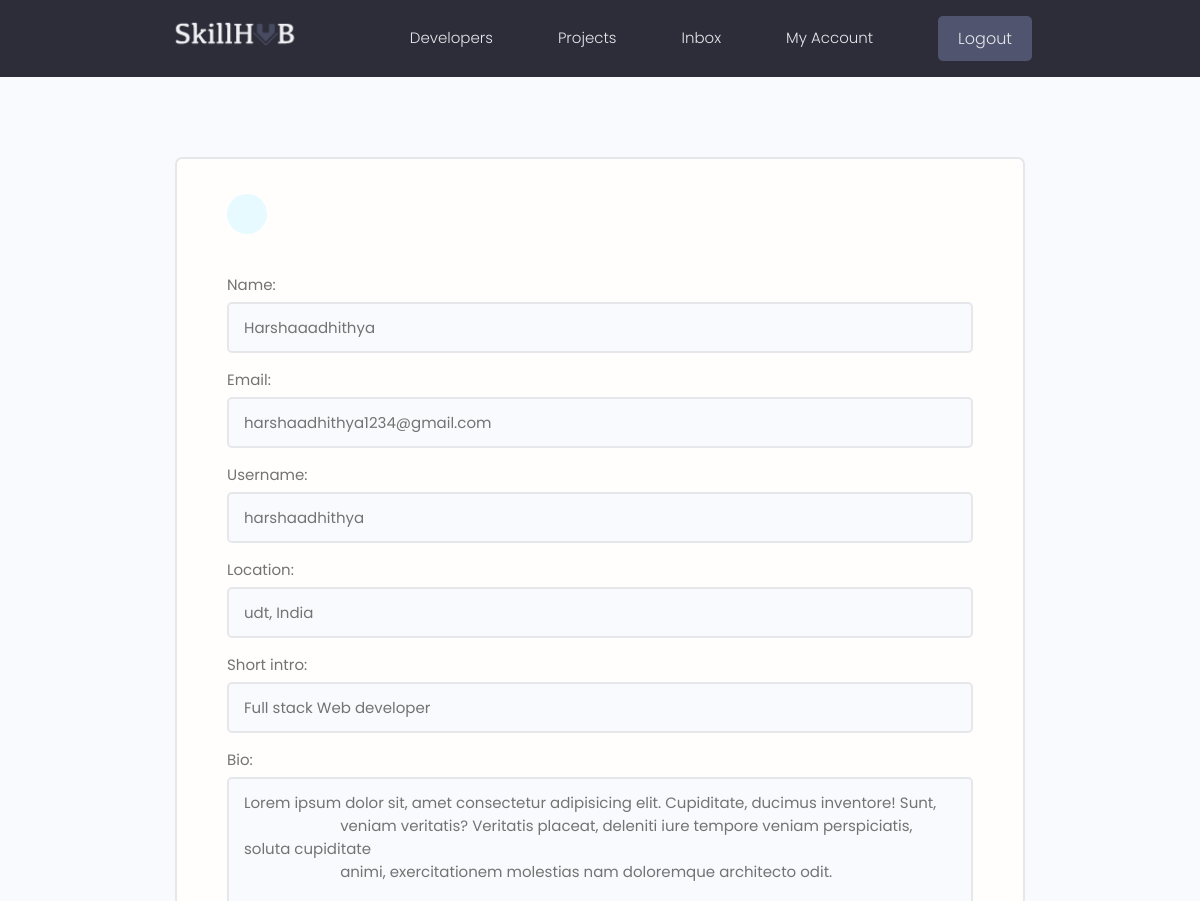
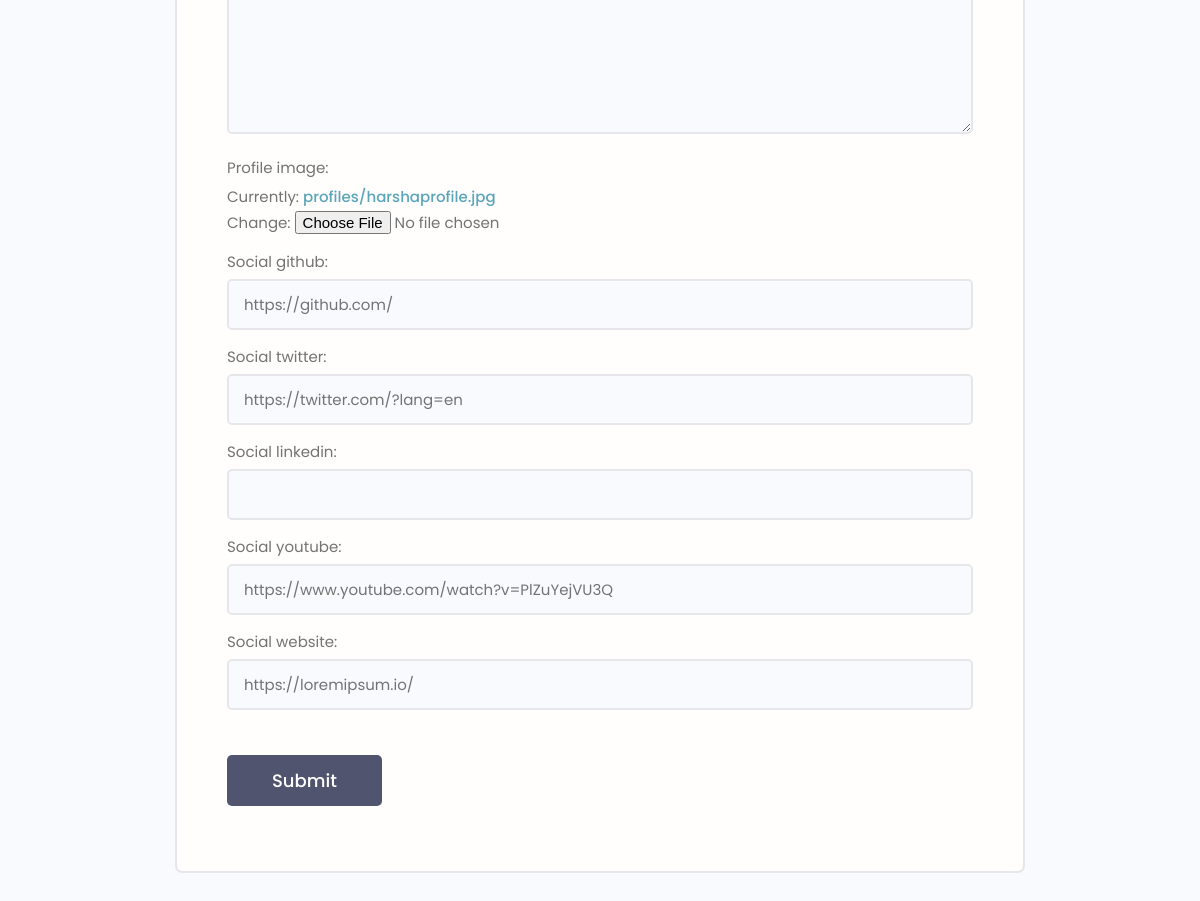
Page /edit-account/ (signed in) on the committed database (2 pictures, top to bottom).
### users/models.py (models this page shows, shortened)
class Profile(models.Model):
    user=models.OneToOneField(User,on_delete=models.CASCADE,null=True,blank=True)
    name=models.CharField(max_length=200,null=True,blank=True)
    email=models.EmailField(max_length=400,null=True,blank=True)
    username=models.CharField(max_length=200,null=True,blank=True)
    location=models.CharField(max_length=200,null=True,blank=True)
    short_intro=models.CharField(max_length=200,null=True,blank=True)
    bio=models.TextField(blank=True,null=True)
    profile_image=models.ImageField(null=False,blank=False,upload_to='profiles/',default='profiles/user-default.png')
    social_github=models.CharField(max_length=200,null=True,blank=True)
    social_twitter=models.CharField(max_length=200,null=True,blank=True)
    social_linkedin=models.CharField(max_length=200,null=True,blank=True)
    social_youtube=models.CharField(max_length=200,null=True,blank=True)
    social_website=models.CharField(max_length=200,null=True,blank=True)
    created=models.DateTimeField(auto_now_add=True)
    id=models.UUIDField(default=uuid.uuid4,unique=True,primary_key=True,editable=False)
    class Meta:
        ordering=['-created']

### users/views.py (the view)
# urls.py: path('edit-account/',views.edit_account,name='edit-account'),
@login_required(login_url='login')
def edit_account(request):
    profile_data=request.user.profile
    form=edit_account_form(instance=profile_data)
    if request.method=='POST':
        form=edit_account_form(request.POST,request.FILES,instance=profile_data)
        if form.is_valid():
            form.save()
            return redirect('my-account')
    context={'form':form}
    return render(request,'users/edit_my_account.html',context)

### users/templates/users/edit_my_account.html (shortened to what this page needs)
{% extends 'main.html' %}
{% block content %}
<main class="formPage my-xl">
    <div class="content-box">
        <div class="formWrapper">
            <a class="backButton" href="{% url 'my-account' %}"></a>
            <br>
            <form class="form" action="{% url 'edit-account' %}" method="POST" enctype="multipart/form-data">
                {% for field in form %}
                    <div class="form__field">
                        <label for="formInput#text">{{field.label}}: </label>
                        {{field}}
                    </div>
                {% endfor %}
                <input class="btn btn--sub btn--lg  my-md" type="submit" value="Submit" />
            </form>
        </div>
    </div>
</main>
{% endblock %}

### static/styles/app.css (style rules this page uses)
:root { --color-sub: #2d2d39; }
.btn--sub { background-color: var(--color-sub-light); }
.content-box { width: 95%; max-width: 85rem; margin: 0 auto; }
.backButton { background: var(--color-main-light); color: var(--color-main); width: 4rem; height: 4rem; display: flex; align-items: center; justify-content: center; border-radius: 50%; }
.formPage .formWrapper { list-style: none; background: var(--color-white); padding: 3.5rem 5rem; border: 2px solid var(--color-light); border-radius: 0.7rem; }

### static/uikit/styles/modules/_variables.css (style rules this page uses)
:root { --color-main: #5aa5b9; --color-main-light: #e6faff; --color-sub: #3f4156; --color-sub-light: #51546e; --color-sub-lighter: #ededfd; --color-text: #737373; --color-gray: #8b8b8b; --color-light: #e5e7eb; --color-light-gray: #767676; --color-bg: #f8fafd; --color-white: #fffefd; --color-white-light: #f3f3f3; --color-success: #359e64; --color-success-bg: #def8e8; --color-error: #fc4b0b; --color-error-bg: #fff2ee; --font-base: 'Poppins', arial, helvetica, 'Segoe UI', roboto, ubuntu, sans-serif; --font-monospace: 'Fira Code', 'Courier New', courier, monospace; --font-regular: 300; --font-medium: 500; --font-bold: 700; --generic-shadow: 1px 1px 5px #00000010; --generic-transition: all 0.3s ease-in-out; }

### static/uikit/styles/modules/_base.css (style rules this page uses)
* { margin: 0; padding: 0; box-sizing: border-box; text-rendering: optimizeLegibility; color: inherit; font-size: inherit; }
html { font-size: 50%; }
@media only screen and (min-width: 480px) { html { font-size: 56.25%; } }
@media only screen and (min-width: 1200px) { html { font-size: 62.5%; } }
body { line-height: 1.6; font-weight: 400; font-size: 1.5rem; color: var(--color-text); background-color: var(--color-bg); min-height: 100vh; }

### static/uikit/styles/modules/_typography.css (style rules this page uses)
* { font-family: var(--font-base); }
a { padding-bottom: 2px; text-decoration: none; display: inline-block; color: var(--color-main); font-weight: var(--font-medium); }

### static/uikit/styles/modules/_utilities.css (style rules this page uses)
.my-md { margin: 3rem auto; }
.my-xl { margin: 8rem auto; }

### static/uikit/styles/modules/_button.css (style rules this page uses)
.btn { display: inline-block; position: relative; cursor: pointer; background-color: var(--color-light); font-weight: var(--font-medium); color: var(--color-sub); text-decoration: none; padding: 1rem 2rem; border-radius: 0.5rem; border: none; width: -webkit-fit-content; width: -moz-fit-content; width: fit-content; height: -webkit-fit-content; height: -moz-fit-content; height: fit-content; font-size: 1.6rem; outline-width: 0; outline-color: transparent; -webkit-backface-visibility: hidden; backface-visibility: hidden; transition: all 0.3s ease-in-out; }
.btn--sub { background-color: var(--color-sub); color: var(--color-white); }
.btn--lg { font-size: 1.8rem; padding: 1.2rem 4.5rem; }

### static/uikit/styles/modules/_form.css (style rules this page uses)
.form { display: block; }
.form__field { margin-top: 1.5rem; margin-bottom: 1.5rem; }
.form__label, .form__field > label { display: block; margin-bottom: 0.5rem; color: var(--color-text); }
input.input[type='text'], input.input[type='email'], input.input[type='password'], input.input[type='number'], textarea.input { min-width: 24rem; width: 100%; padding: 1.2rem 1.5rem; border-radius: 0.5rem; border: 2px solid var(--color-light); transition: all 0.3s ease-in-out; background-color: var(--color-bg); }

### rows in the picture
Profile: form "Harshaaadhithya" "harshaadhithya1234@gmail.com" "harshaadhithya" "udt, India" "Full stack Web developer" "Lorem ipsum dolor sit, amet consectetur adipisicing elit. Cupiditate, ducimus inventore! Sunt, veniam veritatis? Veritatis placeat, deleniti iure tempore veniam perspiciatis, soluta cupiditate animi, exercitationem molestias nam doloremque architecto odit." "https://github.com/" "https://twitter.com/?lang=en" "https://www.youtube.com/watch?v=PlZuYejVU3Q" "https://loremipsum.io/"

### other values in the picture
{{ field.label }} "Name" "Email" "Username" "Location" "Short intro" "Bio" "Profile image" "Social github" "Social twitter" "Social linkedin" "Social youtube" "Social website"
